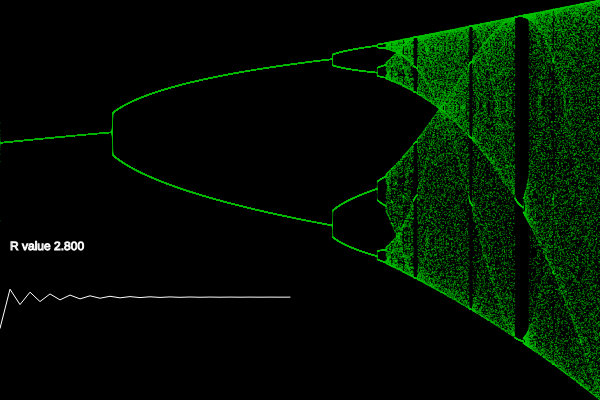
Frame 1 (no input)
Frame 60 (no input): identical to frame 1, image omitted
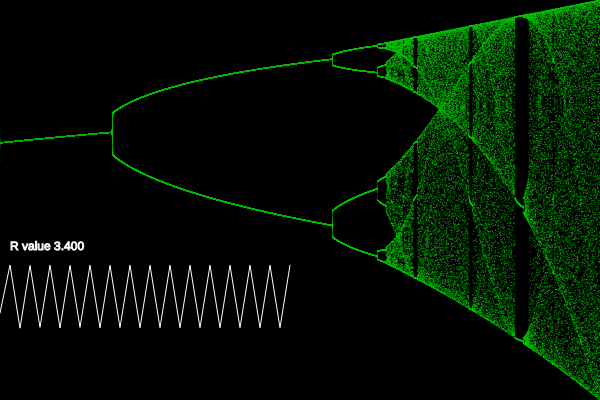
Frame 120 (the mouse pressed at the canvas centre since frame 60)

The p5.js sketch that drew these frames (run headless with seeded random() and noise() and a simulated clock; from frame 60 on, the mouse is pressed at the canvas centre):

// p5.js sketch
// ── sketch.js
//Logistic map bifurcation explorer
// expanding on the topics from chapter 2 introduction to complexity

let mouseR
let graph;
function setup() {
  createCanvas(600, 400);
  background(0);
  stroke(255);
  biDi();
  graph = createGraphics(300,160);
  graph.clear();
  showgraph(2);
  createP();
  createP(); // put some space between button and link
  createA('https://github.com/greggelong/logistic-map', 'link to this  repo');
  
}
 
function draw(){
 mR = constrain(mouseX, 0, 600)
 mouseR = map(mR,0,600,2.8,4)
 showgraph(mouseR);

}

function biDi(){
  let x=0.2;
  background(0);
  stroke(0,200,0,200);
  
  for (let r = 2.8; r<4; r+=0.00001){
     let x2 = r*(x - x**2);  // x2 is next x Using the same equation as introduction to complexity
      let y = map(x2, 0, 1, height, 0); // map the values for plotting
      let px = map(r,2.8,4,0,width);
      point(px,y);
      
      x = x2;
    
  }

}

  function showgraph(r){
  let x=0.2;
  graph.background(0);
  graph.noFill();
  graph.stroke(255);
  graph.beginShape();
  //r = rSlider.value();
  graph.text(`R value ${r.toFixed(3)}`,10,10);
    for(let t = 0; t< graph.width; t+=10){
      let x2 = r*(x - x**2);  // x2 is next x Using the same equation as introduction to complexity
      y = map(x2, 0, 1, graph.height, 0); // map the values for plotting
      
      
      graph.vertex(t,y);
      
      
      x = x2;
      
     
      
      
    }
  graph.endShape();
  image(graph,0,height-160)
}
  
